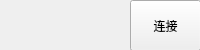
<?xml version="1.0" encoding="UTF-8"?>
<ui version="4.0">
 <class>BlueToothItem</class>
 <widget class="QWidget" name="BlueToothItem">
  <property name="geometry">
   <rect>
    <x>0</x>
    <y>0</y>
    <width>200</width>
    <height>50</height>
   </rect>
  </property>
  <property name="minimumSize">
   <size>
    <width>150</width>
    <height>50</height>
   </size>
  </property>
  <property name="maximumSize">
   <size>
    <width>66666</width>
    <height>16777215</height>
   </size>
  </property>
  <property name="windowTitle">
   <string>Form</string>
  </property>
  <widget class="QLabel" name="LB_NAME">
   <property name="geometry">
    <rect>
     <x>10</x>
     <y>10</y>
     <width>131</width>
     <height>16</height>
    </rect>
   </property>
   <property name="text">
    <string/>
   </property>
  </widget>
  <widget class="QLabel" name="LB_ADDR">
   <property name="geometry">
    <rect>
     <x>10</x>
     <y>30</y>
     <width>121</width>
     <height>15</height>
    </rect>
   </property>
   <property name="maximumSize">
    <size>
     <width>16777215</width>
     <height>15</height>
    </size>
   </property>
   <property name="text">
    <string/>
   </property>
  </widget>
  <widget class="QPushButton" name="PB_CONNECT">
   <property name="geometry">
    <rect>
     <x>130</x>
     <y>0</y>
     <width>71</width>
     <height>51</height>
    </rect>
   </property>
   <property name="text">
    <string>连接</string>
   </property>
  </widget>
 </widget>
 <resources/>
 <connections/>
</ui>
